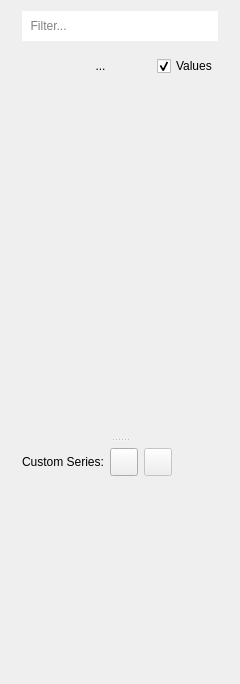
<?xml version="1.0" encoding="UTF-8"?>
<ui version="4.0">
 <class>CurveListPanel</class>
 <widget class="QWidget" name="CurveListPanel">
  <property name="geometry">
   <rect>
    <x>0</x>
    <y>0</y>
    <width>240</width>
    <height>684</height>
   </rect>
  </property>
  <property name="minimumSize">
   <size>
    <width>240</width>
    <height>0</height>
   </size>
  </property>
  <property name="maximumSize">
   <size>
    <width>600</width>
    <height>16777215</height>
   </size>
  </property>
  <property name="baseSize">
   <size>
    <width>280</width>
    <height>0</height>
   </size>
  </property>
  <property name="windowTitle">
   <string/>
  </property>
  <layout class="QVBoxLayout" name="verticalLayout_2">
   <property name="leftMargin">
    <number>0</number>
   </property>
   <property name="topMargin">
    <number>0</number>
   </property>
   <property name="rightMargin">
    <number>0</number>
   </property>
   <property name="bottomMargin">
    <number>0</number>
   </property>
   <item>
    <widget class="QWidget" name="widget" native="true">
     <layout class="QVBoxLayout" name="verticalLayout">
      <property name="topMargin">
       <number>0</number>
      </property>
      <item>
       <widget class="QSplitter" name="splitter">
        <property name="orientation">
         <enum>Qt::Vertical</enum>
        </property>
        <widget class="QWidget" name="layoutWidget">
         <layout class="QVBoxLayout" name="verticalLayoutTop" stretch="0,0,1">
          <property name="bottomMargin">
           <number>6</number>
          </property>
          <item>
           <widget class="QLineEdit" name="lineEditFilter">
            <property name="minimumSize">
             <size>
              <width>100</width>
              <height>30</height>
             </size>
            </property>
            <property name="maximumSize">
             <size>
              <width>16777215</width>
              <height>16777215</height>
             </size>
            </property>
            <property name="focusPolicy">
             <enum>Qt::ClickFocus</enum>
            </property>
            <property name="toolTip">
             <string>&lt;html&gt;&lt;head/&gt;&lt;body&gt;&lt;p&gt;Search box...&lt;/p&gt;&lt;/body&gt;&lt;/html&gt;</string>
            </property>
            <property name="styleSheet">
             <string notr="true"/>
            </property>
            <property name="inputMask">
             <string notr="true" extracomment="Search"/>
            </property>
            <property name="frame">
             <bool>false</bool>
            </property>
            <property name="placeholderText">
             <string>  Filter...</string>
            </property>
            <property name="clearButtonEnabled">
             <bool>true</bool>
            </property>
           </widget>
          </item>
          <item>
           <layout class="QHBoxLayout" name="horizontalLayout_3" stretch="0,1,0">
            <property name="topMargin">
             <number>8</number>
            </property>
            <property name="bottomMargin">
             <number>8</number>
            </property>
            <item>
             <widget class="QPushButton" name="pushButtonTrash">
              <property name="minimumSize">
               <size>
                <width>22</width>
                <height>22</height>
               </size>
              </property>
              <property name="maximumSize">
               <size>
                <width>22</width>
                <height>22</height>
               </size>
              </property>
              <property name="toolTip">
               <string>&lt;html&gt;&lt;head/&gt;&lt;body&gt;&lt;p&gt;Remove all the time series or just the data point.&lt;/p&gt;&lt;/body&gt;&lt;/html&gt;</string>
              </property>
              <property name="text">
               <string/>
              </property>
              <property name="iconSize">
               <size>
                <width>18</width>
                <height>18</height>
               </size>
              </property>
              <property name="flat">
               <bool>true</bool>
              </property>
             </widget>
            </item>
            <item>
             <widget class="QLabel" name="labelNumberDisplayed">
              <property name="text">
               <string>...</string>
              </property>
              <property name="alignment">
               <set>Qt::AlignCenter</set>
              </property>
             </widget>
            </item>
            <item>
             <widget class="QCheckBox" name="checkBoxShowValues">
              <property name="focusPolicy">
               <enum>Qt::NoFocus</enum>
              </property>
              <property name="toolTip">
               <string>&lt;html&gt;&lt;head/&gt;&lt;body&gt;&lt;p&gt;Show/Hide the second column with the current value of the time series.&lt;/p&gt;&lt;/body&gt;&lt;/html&gt;</string>
              </property>
              <property name="whatsThis">
               <string>&lt;html&gt;&lt;head/&gt;&lt;body&gt;&lt;p&gt;&lt;br/&gt;&lt;/p&gt;&lt;/body&gt;&lt;/html&gt;</string>
              </property>
              <property name="text">
               <string>Values</string>
              </property>
              <property name="checked">
               <bool>true</bool>
              </property>
             </widget>
            </item>
           </layout>
          </item>
          <item>
           <widget class="QWidget" name="listPlaceholder1" native="true"/>
          </item>
         </layout>
        </widget>
        <widget class="QWidget" name="layoutWidget1">
         <layout class="QVBoxLayout" name="verticalLayoutBottom" stretch="0,1">
          <property name="topMargin">
           <number>6</number>
          </property>
          <item>
           <layout class="QHBoxLayout" name="horizontalLayout_2" stretch="0,0,0,1">
            <property name="leftMargin">
             <number>0</number>
            </property>
            <item>
             <widget class="QLabel" name="label">
              <property name="text">
               <string>Custom Series:</string>
              </property>
             </widget>
            </item>
            <item>
             <widget class="QPushButton" name="buttonAddCustom">
              <property name="sizePolicy">
               <sizepolicy hsizetype="Preferred" vsizetype="Fixed">
                <horstretch>0</horstretch>
                <verstretch>0</verstretch>
               </sizepolicy>
              </property>
              <property name="minimumSize">
               <size>
                <width>28</width>
                <height>28</height>
               </size>
              </property>
              <property name="maximumSize">
               <size>
                <width>28</width>
                <height>28</height>
               </size>
              </property>
              <property name="focusPolicy">
               <enum>Qt::NoFocus</enum>
              </property>
              <property name="toolTip">
               <string>&lt;html&gt;&lt;head/&gt;&lt;body&gt;&lt;p&gt;Create a new timeseries&lt;/p&gt;&lt;/body&gt;&lt;/html&gt;</string>
              </property>
              <property name="text">
               <string/>
              </property>
              <property name="iconSize">
               <size>
                <width>20</width>
                <height>20</height>
               </size>
              </property>
              <property name="flat">
               <bool>false</bool>
              </property>
             </widget>
            </item>
            <item>
             <widget class="QPushButton" name="buttonEditCustom">
              <property name="enabled">
               <bool>false</bool>
              </property>
              <property name="sizePolicy">
               <sizepolicy hsizetype="Preferred" vsizetype="Fixed">
                <horstretch>0</horstretch>
                <verstretch>0</verstretch>
               </sizepolicy>
              </property>
              <property name="minimumSize">
               <size>
                <width>28</width>
                <height>28</height>
               </size>
              </property>
              <property name="maximumSize">
               <size>
                <width>28</width>
                <height>28</height>
               </size>
              </property>
              <property name="focusPolicy">
               <enum>Qt::NoFocus</enum>
              </property>
              <property name="toolTip">
               <string>&lt;html&gt;&lt;head/&gt;&lt;body&gt;&lt;p&gt;Modify the selected timeseries&lt;/p&gt;&lt;/body&gt;&lt;/html&gt;</string>
              </property>
              <property name="text">
               <string/>
              </property>
              <property name="iconSize">
               <size>
                <width>18</width>
                <height>18</height>
               </size>
              </property>
              <property name="flat">
               <bool>false</bool>
              </property>
             </widget>
            </item>
            <item>
             <spacer name="horizontalSpacer">
              <property name="orientation">
               <enum>Qt::Horizontal</enum>
              </property>
              <property name="sizeHint" stdset="0">
               <size>
                <width>40</width>
                <height>20</height>
               </size>
              </property>
             </spacer>
            </item>
           </layout>
          </item>
          <item>
           <widget class="QWidget" name="listPlaceholder2" native="true"/>
          </item>
         </layout>
        </widget>
       </widget>
      </item>
     </layout>
    </widget>
   </item>
  </layout>
 </widget>
 <layoutdefault spacing="6" margin="11"/>
 <resources/>
 <connections/>
</ui>
